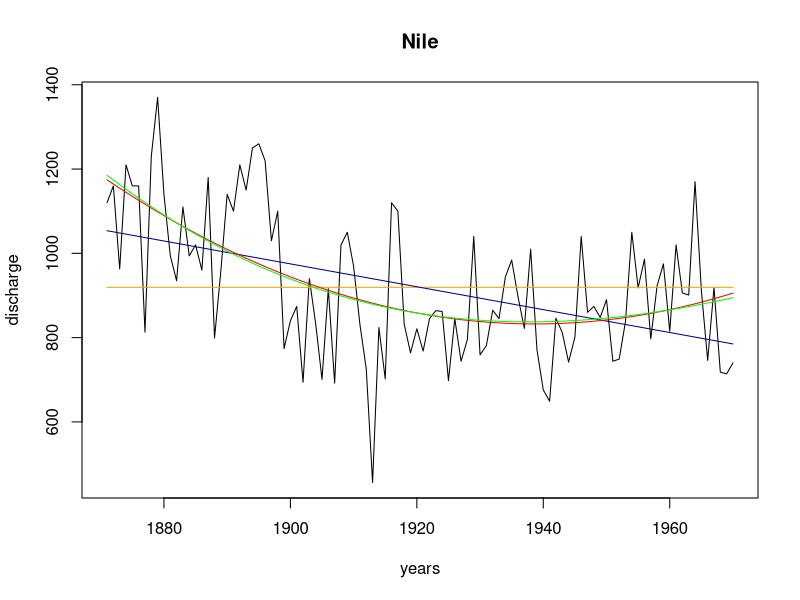
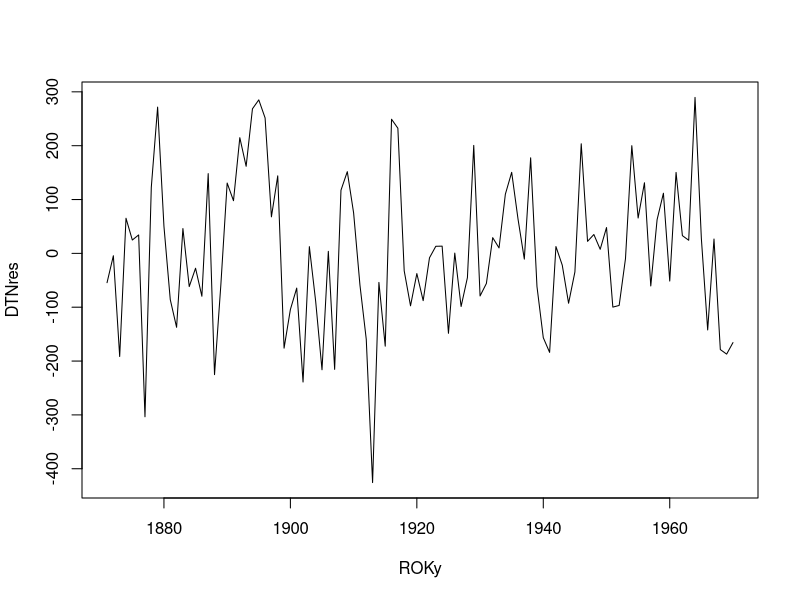

Here is the R script that generated these plots, in order:
getwd
getwd()
setwd("C:/Users/Rodrigo/Documents/ENVIRONMENTAL MODELLING MASTER/Subjects/3rd semester/Random processes/RP/")
# --- random processes ---
PDFout = "231123-NILEdetPart.pdf"
TXTout = "231123-NILETXT.txt"
#------ input data
DTN <- Nile
TTT = length(DTN)
stYEAR = tsp(DTN)[1]; endYEAR = tsp(DTN)[2]
ROKy = stYEAR:endYEAR
#-----parametric model
ROKy2 = ROKy^2

ROKy3 = ROKy^3
model0 <- lm(DTN~1) # simple constant model
model1 <- lm(DTN~ROKy) # includes a linear term using the ROKy variable
model2 <- lm(DTN~ROKy+ROKy2) # adds a quadratic term using ROKy2
model3 <- lm(DTN~ROKy+ROKy2+ROKy3) # includes both linear (ROKy) and quadratic (ROKy2) terms, as well as a cubic term (ROKy3).
jmModel = c("constant","line","quadratic","cubic")
jmModel
#------ computation of AIC
ModelAIC <- AIC(model0, model1, model2, model3) #The AIC function is used to compute the AIC for each of the four models
MINaic = min(ModelAIC[,"AIC"])
argMINaic = which.min(ModelAIC[,"AIC"])
#------periodicity
DTNres = model2$residuals # the differences between the observed values and the values predicted by the model
sink(TXTout)
cat("Usage of IC\n\n")
cat("AIC for", jmModel[1], "is", ModelAIC["Model0", "AIC"], "\n")
cat("AIC for", jmModel[2], "is", ModelAIC["Model1", "AIC"], "\n")
cat("AIC for", jmModel[3], "is", ModelAIC["Model2", "AIC"], "\n")
cat("AIC for", jmModel[4], "is", ModelAIC["Model3", "AIC"], "\n\n")
cat("According to AIC we decided for", jmModel[argMINaic], "quadratic model as convenient model for the deterministic part of TS- Nile")
sink()
#-----pictures

pdf(PDFout)
plot(DTN, main = "Nile", xlab = "years", ylab = "discharge")
lines(ROKy, model0$fitted.values, col = "orange")
lines(ROKy, model1$fitted.values, col = "darkblue")
lines(ROKy, model2$fitted.values, col = "red")
lines(ROKy, model3$fitted.values, col = "green")
plot(ROKy,DTNres, type = "l")
dev.off()

#-------Nile deterministic part----
